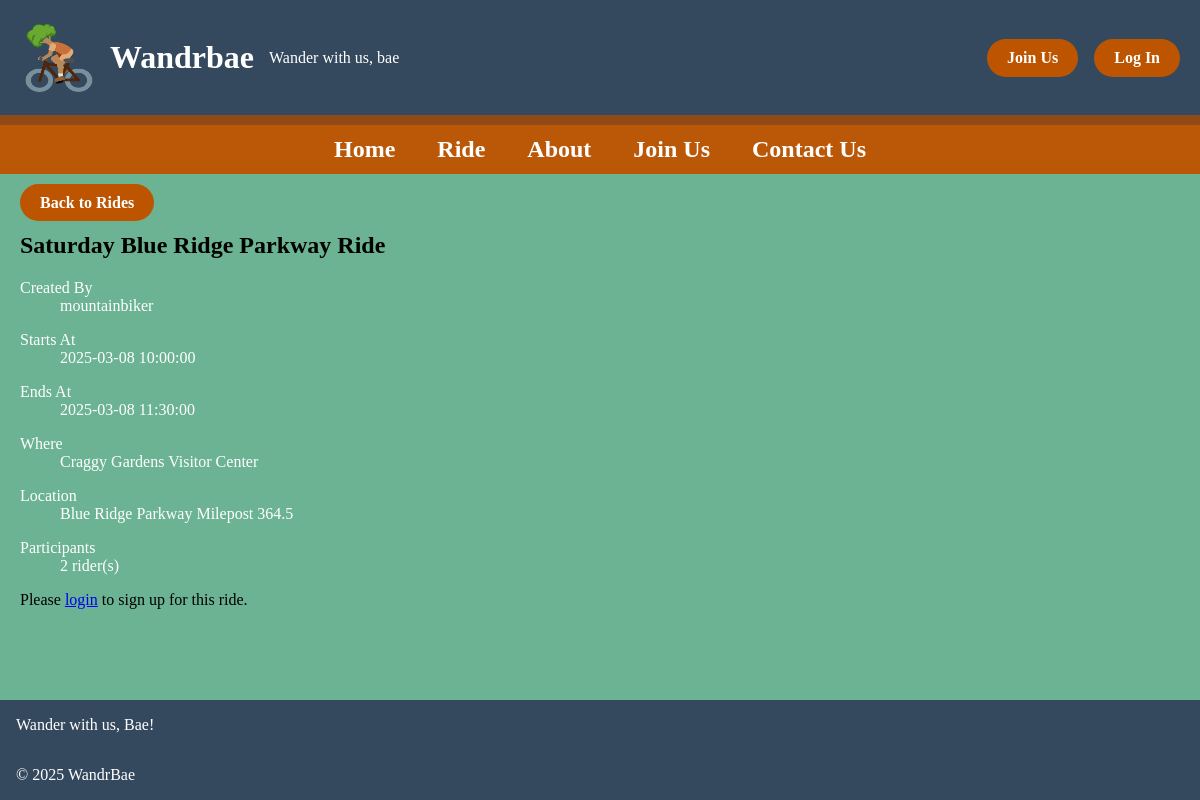
Screenshot of /detail.php?id=2 with the database file from the repository.
### tables this page shows
CREATE TABLE `ride` (
  `ride_id` int(11) NOT NULL,
  `ride_name` varchar(100) NOT NULL,
  `created_by` int(11) NOT NULL,
  `route_id` int(10) UNSIGNED NOT NULL,
  `start_time` datetime NOT NULL,
  `end_time` datetime NOT NULL,
  `location_name` varchar(100) NOT NULL,
  `street_address` varchar(100) NOT NULL,
  `city` varchar(50) NOT NULL,
  `state` char(2) NOT NULL,
  `zip_code` varchar(10) NOT NULL
);

CREATE TABLE `user` (
  `user_id` int(11) NOT NULL,
  `user_role_id` int(11) NOT NULL,
  `username` varchar(100) NOT NULL,
  `first_name` varchar(100) NOT NULL,
  `last_name` varchar(100) NOT NULL,
  `email` varchar(255) NOT NULL,
  `password` varchar(255) NOT NULL,
  `is_member` tinyint(1) NOT NULL DEFAULT 1,
  `hashed_password` varchar(255) NOT NULL
);

### private/classes/ride.class.php (called while the page is built, shortened)
<?php
class Ride
{
  static protected $database;
  static public function set_database($database)
  {
    self::$database = $database;
  }
  static public function find_by_sql($sql)
  {
    $result = self::$database->query($sql);
    $object_array = [];
    while ($record = $result->fetch_assoc()) {
      $object_array[] = self::instantiate($record);
    }
    return $object_array;
  }
  static public function find_by_id($id)
  {
    $sql = "SELECT r.*, u.username FROM ride r ";
    $sql .= "LEFT JOIN user u ON r.created_by = u.user_id ";
    $sql .= "WHERE r.ride_id='" . self::$database->escape_string($id) . "'";
    $obj_array = self::find_by_sql($sql);
    if (!empty($obj_array)) {
      return array_shift($obj_array);
    } else {
      return false;
    }
  }
  static protected function instantiate($record)
  {
    $object = new self;
    foreach ($record as $property => $value) {
      if (property_exists($object, $property)) {
        $object->$property = $value;
      }
    }
    return $object;
  }
}

### private/classes/rideparticipant.class.php (called while the page is built, shortened)
<?php
class RideParticipant
{
  static protected $database;
  static public function set_database($database)
  {
    self::$database = $database;
  }
  static public function count_participants_for_ride($ride_id)
  {
    $sql = "SELECT COUNT(*) as count FROM ride_participant ";
    $sql .= "WHERE ride_id='" . self::$database->escape_string($ride_id) . "'";
    $result = self::$database->query($sql);
    $row = $result->fetch_assoc();
    return $row['count'];
  }
}

### private/initialize.php (called while the page is built, shortened)
<?php
require_once('functions.php');
$user_session = new UserSession;

### private/classes/usersession.class.php (called while the page is built, shortened)
<?php
class UserSession
{
  private $user_id;
  public function is_logged_in()
  {
    return isset($this->user_id);
  }
}

### public/detail.php (the view, shortened to what this page needs)
<?php require_once('../private/initialize.php'); ?>
<?php
$id = $_GET['id'] ?? false;
$ride = Ride::find_by_id($id);
$current_participants = RideParticipant::count_participants_for_ride($id);
$is_signed_up = false;
?>
<div id="main">
  <section>
    <a class="btn" href="ride.php">Back to Rides</a>
    <div id="page">
      <div class="detail">
        <h1><?php echo h($ride->ride_name); ?></h1>
        <dl>
          <dt>Created By</dt>
          <dd><?php echo h($ride->username); ?></dd>
        </dl>
        <dl>
          <dt>Starts At</dt>
          <dd><?php echo h($ride->start_time); ?></dd>
        </dl>
        <dl>
          <dt>Ends At</dt>
          <dd><?php echo h($ride->end_time); ?></dd>
        </dl>
        <dl>
          <dt>Where</dt>
          <dd><?php echo h($ride->location_name); ?></dd>
        </dl>
        <dl>
          <dt>Location</dt>
          <dd><?php echo h($ride->street_address); ?></dd>
        </dl>
        <dl>
          <dt>Participants</dt>
          <dd><?php echo $current_participants; ?> rider(s)</dd>
        </dl>
        <div class="signup-area">
          <?php if ($user_session->is_logged_in()) { ?>
            <?php if ($is_signed_up) { ?>
              <p class="alert success">You are signed up for this ride!</p>
              <form action="<?php echo url_for('/members/rides/cancel_signup.php'); ?>" method="post">
                <input type="hidden" name="ride_id" value="<?php echo h($id); ?>">
                <button type="submit" class="btn btn-danger" onclick="return confirm('Are you sure you want to cancel your signup?');">Cancel My Signup</button>
              </form>
            <?php } else { ?>
              <a href="<?php echo url_for('/members/rides/signup.php?ride_id=' . h($id)); ?>" class="btn">Sign Up for This Ride</a>
            <?php } ?>
          <?php } else { ?>
            <p>Please <a href="<?php echo url_for('/login.php'); ?>">login</a> to sign up for this ride.</p>
          <?php } ?>
        </div>
      </div>
    </section>
  </div>
<?php include(SHARED_PATH . '/public_footer.php'); ?>

### public/stylesheets/public.css (style rules this page uses)
body { display:flex; flex-direction: column; margin: 0; min-height: 100vh; }
main, #main { background-color: #6cb393; flex:1; }
.btn { background-color: #bd5500; border-radius: 25px; color: white; font-weight: bold; padding: 10px 20px; text-align: center; text-decoration: none; }
section { padding: 20px; }
small, dl, dt, dd { color: #fff; }

### rows the page displays
ride: ride_name "Saturday Blue Ridge Parkway Ride", created_by.username "mountainbiker", start_time "2025-03-08 10:00:00", end_time "2025-03-08 11:30:00", location_name "Craggy Gardens Visitor Center", street_address "Blue Ridge Parkway Milepost 364.5"

### other values shown
$current_participants "2"
